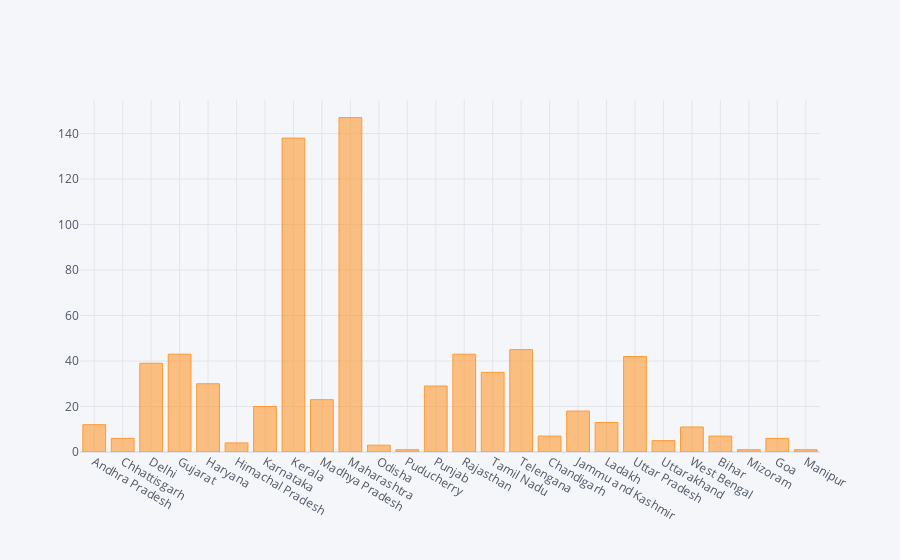

Notebook source saved alongside this figure:
### Markdown cell above
<h1 align="center">Graphical Representation</h1>

### Code cell
df.plot(kind='bar',x='Name of State/UT',y='Total Cases') #pandas
df.iplot(kind='bar',x='Name of State/UT',y='Total Cases')#plotly

### Figure 1 — Plotly figure (JSON) as saved in the notebook; plotly's stock layout.template omitted (floating-point values rounded to 4 significant figures)
{"data": [{"marker": {"color": "rgba(255, 153, 51, 0.6)", "line": {"color": "rgba(255, 153, 51, 1.0)", "width": 1}}, "name": "Total Cases", "orientation": "v", "text": "", "type": "bar", "x": ["Andhra Pradesh", "Chhattisgarh", "Delhi", "Gujarat", "Haryana", "Himachal Pradesh", "Karnataka", "Kerala", "Madhya Pradesh", "Maharashtra", "Odisha", "Puducherry", "Punjab", "Rajasthan", "Tamil Nadu", "Telengana", "Chandigarh", "Jammu and Kashmir", "Ladakh", "Uttar Pradesh", "Uttarakhand", "West Bengal", "Bihar", "Mizoram", "Goa", "Manipur"], "y": [12, 6, 39, 43, 30, 4, 20, 138, 23, 147, 3, 1, 29, 43, 35, 45, 7, 18, 13, 42, 5, 11, 7, 1, 6, 1]}], "layout": {"legend": {"bgcolor": "#F5F6F9", "font": {"color": "#4D5663"}}, "paper_bgcolor": "#F5F6F9", "plot_bgcolor": "#F5F6F9", "title": {"font": {"color": "#4D5663"}}, "xaxis": {"gridcolor": "#E1E5ED", "showgrid": true, "tickfont": {"color": "#4D5663"}, "title": {"font": {"color": "#4D5663"}, "text": ""}, "zerolinecolor": "#E1E5ED"}, "yaxis": {"gridcolor": "#E1E5ED", "showgrid": true, "tickfont": {"color": "#4D5663"}, "title": {"font": {"color": "#4D5663"}, "text": ""}, "zerolinecolor": "#E1E5ED"}}}
